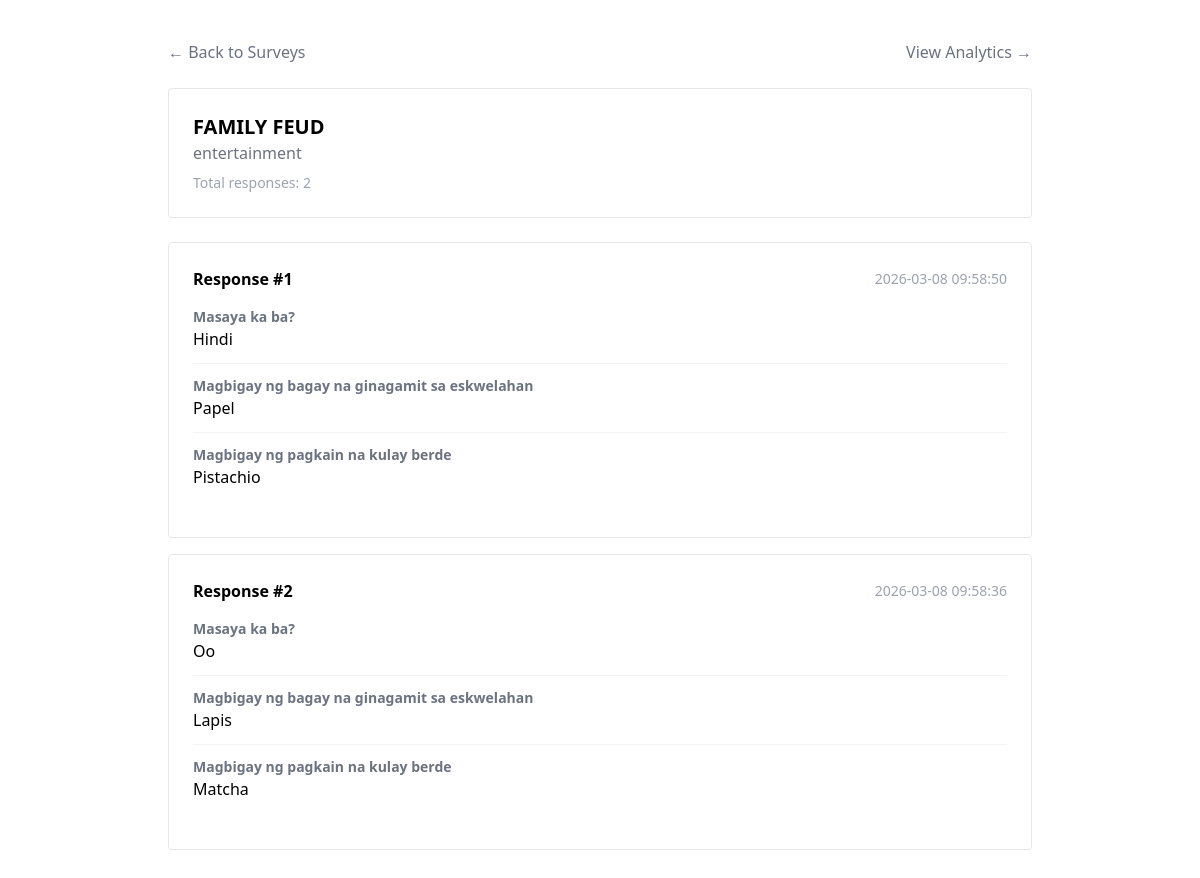
The page /admin/responses.php?survey_id=2 on the database its author committed.
### tables this page shows
CREATE TABLE IF NOT EXISTS `surveys` (
  `id` int NOT NULL AUTO_INCREMENT,
  `title` varchar(255) DEFAULT NULL,
  `description` text,
  `token` varchar(100) DEFAULT NULL,
  `password` varchar(255) DEFAULT NULL,
  `created_at` timestamp NULL DEFAULT CURRENT_TIMESTAMP,
  PRIMARY KEY (`id`)
);

CREATE TABLE IF NOT EXISTS `responses` (
  `id` int NOT NULL AUTO_INCREMENT,
  `survey_id` int DEFAULT NULL,
  `submitted_at` timestamp NULL DEFAULT CURRENT_TIMESTAMP,
  PRIMARY KEY (`id`)
);

CREATE TABLE IF NOT EXISTS `answers` (
  `id` int NOT NULL AUTO_INCREMENT,
  `response_id` int DEFAULT NULL,
  `question_id` int DEFAULT NULL,
  `answer` text,
  PRIMARY KEY (`id`)
);

CREATE TABLE IF NOT EXISTS `questions` (
  `id` int NOT NULL AUTO_INCREMENT,
  `survey_id` int DEFAULT NULL,
  `question` text,
  `type` varchar(50) DEFAULT NULL,
  `required` tinyint(1) NOT NULL DEFAULT '0',
  PRIMARY KEY (`id`)
);

### admin/responses.php (the view, shortened to what this page needs)
<?php
include("../config/db.php");
$survey_id = (int)$_GET['survey_id'];
$stmt = $conn->prepare("SELECT * FROM surveys WHERE id = ?");
$stmt->bind_param("i", $survey_id);
$stmt->execute();
$survey = $stmt->get_result()->fetch_assoc();
$r_stmt = $conn->prepare("SELECT * FROM responses WHERE survey_id = ? ORDER BY submitted_at DESC");
$r_stmt->bind_param("i", $survey_id);
$r_stmt->execute();
$responses = $r_stmt->get_result()->fetch_all(MYSQLI_ASSOC);
?>
<!DOCTYPE html>
<html lang="en">
<head>
    <script src="https://cdn.tailwindcss.com"></script>
</head>
<body class="bg-white min-h-screen py-10">
<div class="max-w-4xl mx-auto px-4">
    <div class="mb-6 flex justify-between items-center">
        <a href="create_survey.php" class="text-gray-500 hover:text-black">&larr; Back to Surveys</a>
        <a href="analytics.php?survey_id=<?= $survey_id ?>" class="text-gray-500 hover:text-black">View Analytics &rarr;</a>
    </div>
    <div class="bg-white border border-gray-200 p-6 rounded mb-6">
        <h1 class="text-xl font-bold text-black"><?= htmlspecialchars($survey['title']) ?></h1>
        <p class="text-gray-500"><?= htmlspecialchars($survey['description']) ?></p>
        <p class="text-sm text-gray-400 mt-2">Total responses: <?= count($responses) ?></p>
    </div>
    <?php if(count($responses) == 0): ?>
        <div class="bg-white border border-gray-200 p-6 rounded">
            <p class="text-gray-400">No responses yet.</p>
        </div>
    <?php else: ?>
        <?php foreach($responses as $index => $resp): ?>
        <div class="bg-white border border-gray-200 p-6 rounded mb-4">
            <div class="flex justify-between items-center mb-4">
                <h2 class="font-bold text-black">Response #<?= $index + 1 ?></h2>
                <span class="text-sm text-gray-400"><?= $resp['submitted_at'] ?></span>
            </div>
            <?php
            $a_stmt = $conn->prepare("SELECT a.answer, q.question, q.type FROM answers a JOIN questions q ON q.id = a.question_id WHERE a.response_id = ?");
            $a_stmt->bind_param("i", $resp['id']);
            $a_stmt->execute();
            $answers = $a_stmt->get_result();
            ?>
            <?php while($a = $answers->fetch_assoc()): ?>
            <div class="mb-3 pb-3 border-b border-gray-100 last:border-b-0">
                <p class="text-sm font-semibold text-gray-500"><?= htmlspecialchars($a['question']) ?></p>
                <p class="text-black"><?= htmlspecialchars($a['answer'] ?: '(no answer)') ?></p>
            </div>
            <?php endwhile; ?>
        </div>
        <?php endforeach; ?>
    <?php endif; ?>
</div>
</body>
</html>

### rows shown on the page
surveys: title "FAMILY FEUD", description "entertainment"
responses: submitted_at "2026-03-08 09:58:50"
answers: question.question "Masaya ka ba?", answer "Hindi"
answers: question.question "Magbigay ng bagay na ginagamit sa eskwelahan", answer "Papel"
answers: question.question "Magbigay ng pagkain na kulay berde", answer "Pistachio"
responses: submitted_at "2026-03-08 09:58:36"
answers: question.question "Masaya ka ba?", answer "Oo"
answers: question.question "Magbigay ng bagay na ginagamit sa eskwelahan", answer "Lapis"
answers: question.question "Magbigay ng pagkain na kulay berde", answer "Matcha"

### other values the page prints
count($responses) "2"
